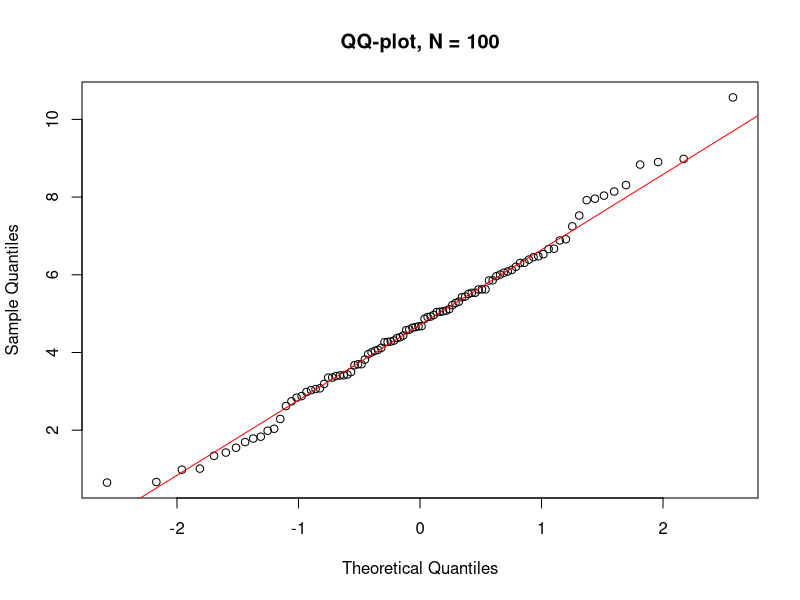
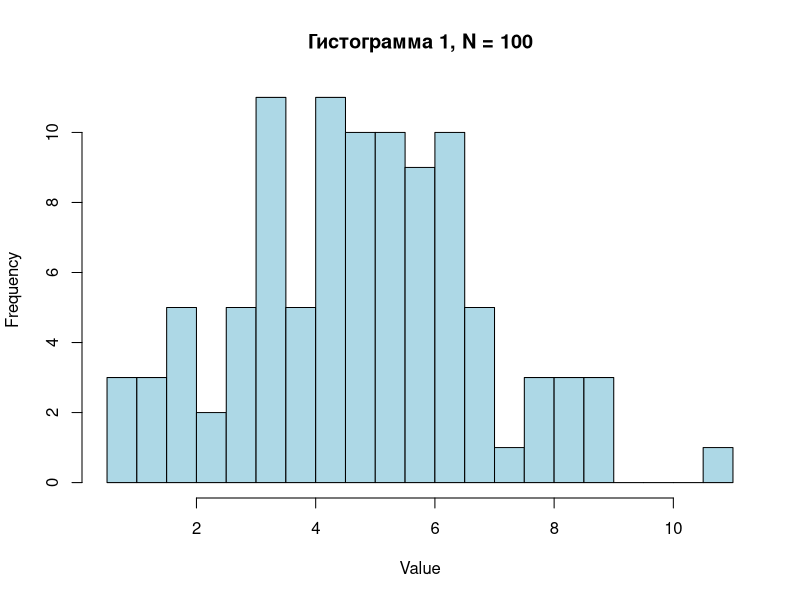
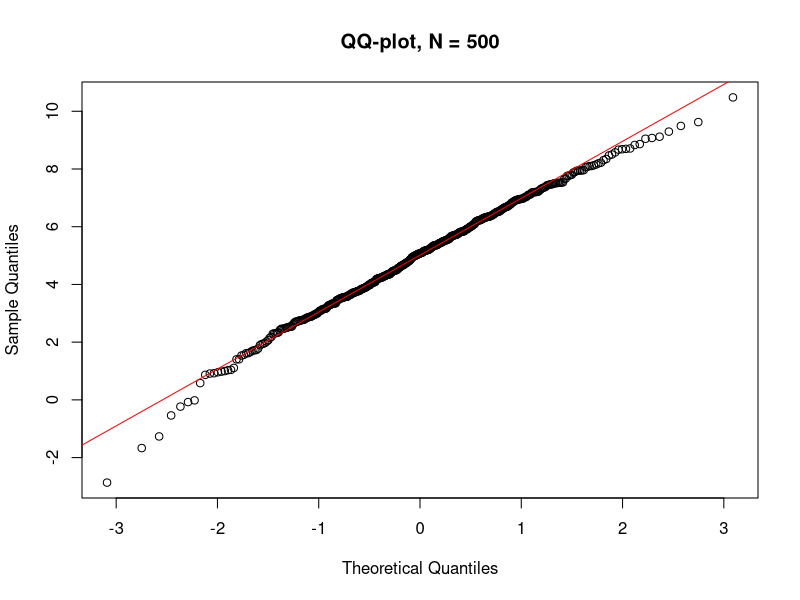
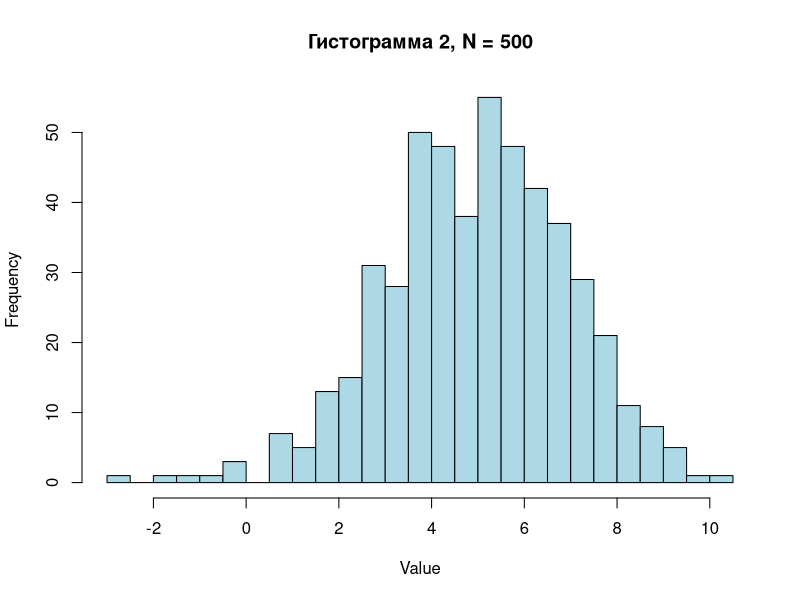
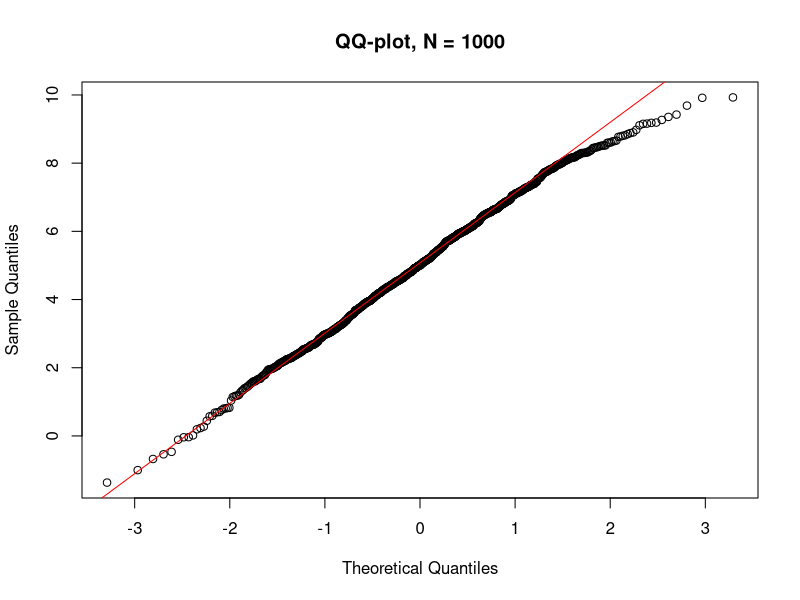
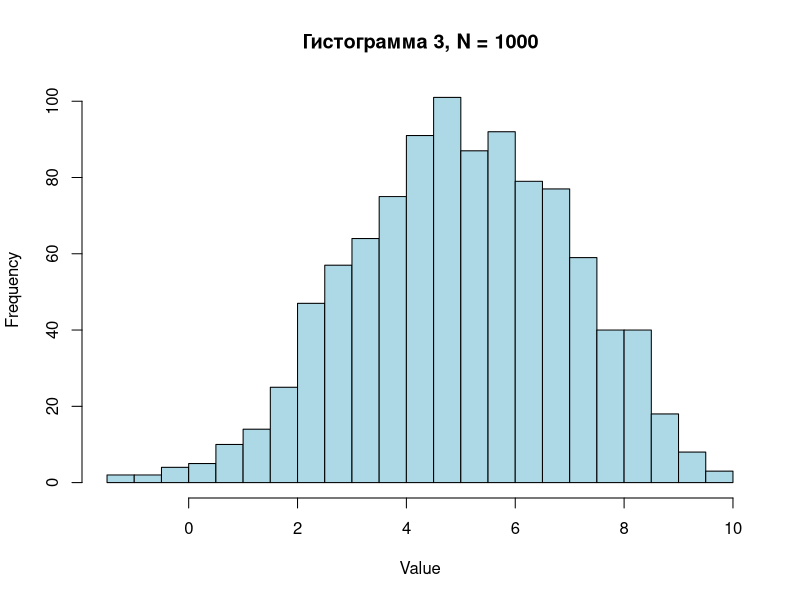
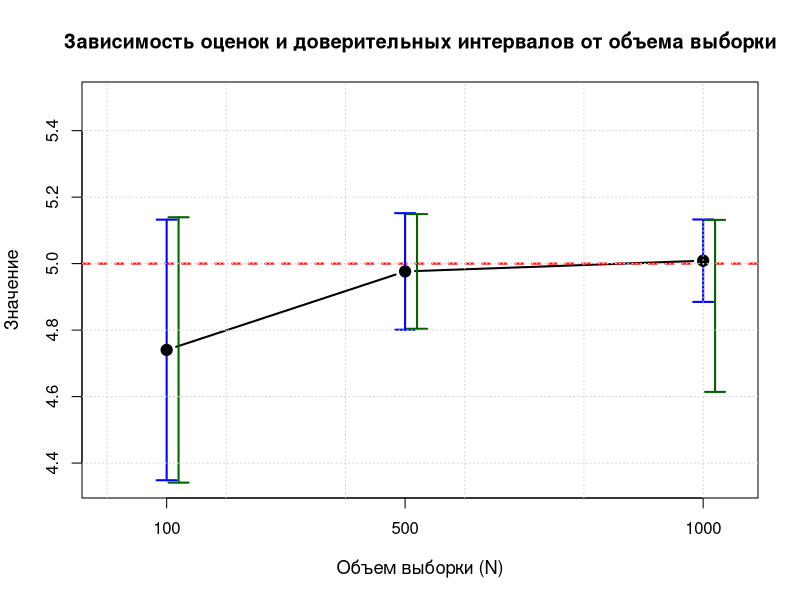

These figures' R source, in order: (Note: this script raises an error after producing the figures.)
#1. Сгенерировать выборки объема N (N = 100, 500, 1000) из нормального распределения с одинаковыми параметрами. Параметры задать самостоятельно
rm(list = ls())
N1 <- 100;
N2 <- 500;
N3 <- 1000;
a <- 5  # Математическое ожидание
sigma <- 2  # Стандартное отклонение
sample_1 <- rnorm(N1, mean = a, sd = sigma)
sample_2 <- rnorm(N2, mean = a, sd = sigma)
sample_3 <- rnorm(N3, mean = a, sd = sigma)
#2. Построить квантильные графики (qqplot) и гистограммы для построенных выборок.
qqnorm(sample_1, main = paste("QQ-plot, N =", N1))
qqline(sample_1, col = "red")
hist(sample_1, breaks = 30, main = paste("Гистограмма 1, N =", N1), xlab = "Value", col = "lightblue")

qqnorm(sample_2, main = paste("QQ-plot, N =", N2))
qqline(sample_2, col = "red")
hist(sample_2, breaks = 30, main = paste("Гистограмма 2, N =", N2), xlab = "Value", col = "lightblue")

qqnorm(sample_3, main = paste("QQ-plot, N =", N3))
qqline(sample_3, col = "red")
hist(sample_3, breaks = 30, main = paste("Гистограмма 3, N =", N3), xlab = "Value", col = "lightblue")

#3. Найти оценки числовых характеристик (выборочные среднее, дисперсию, СКО).
mean_est_1 <- mean(sample_1)
var_est_1 <- var(sample_1)
sd_est_1 <- sd(sample_1)
cat("N =", N1, "\n")
cat("Выборочное среднее:", mean_est_1, "\n")
cat("Выборочная дисперсия:", var_est_1, "\n")
cat("Выборочное СКО:", sd_est_1, "\n\n")

mean_est_2 <- mean(sample_2)
var_est_2 <- var(sample_2)
sd_est_2 <- sd(sample_2)
cat("N =", N2, "\n")
cat("Выборочное среднее:", mean_est_2, "\n")
cat("Выборочная дисперсия:", var_est_2, "\n")
cat("Выборочное СКО:", sd_est_2, "\n\n")

mean_est_3 <- mean(sample_3)
var_est_3 <- var(sample_3)
sd_est_3 <- sd(sample_3)
cat("N =", N3, "\n")
cat("Выборочное среднее:", mean_est_3, "\n")
cat("Выборочная дисперсия:", var_est_3, "\n")
cat("Выборочное СКО:", sd_est_3, "\n\n")

#4. Построить доверительные интервалы для математического ожидания при известном значении дисперсии на уровне значимости α = 0,05.
alpha <- 0.05
z_critical <- qnorm(1 - alpha/2)
#N = 100
sample_1_mean <- mean(sample_1)

se_known <- sigma / sqrt(N1)
# Границы доверительного интервала
lower_1 <- sample_1_mean - z_critical * se_known
upper_1 <- sample_1_mean + z_critical * se_known
  
ci_known1_lower <- lower_1
ci_known1_upper <- upper_1
  
cat(paste("Выборка объема N =", N1, ":\n"))
cat(paste("  Точечная оценка (выборочное среднее):", round(sample_1_mean, 4), "\n"))
cat(paste("  Доверительный интервал: [", round(lower_1, 4), ";", round(upper_1, 4), "]\n"))
  
if (lower_1 <= a && a <= upper_1) {
  cat("  Результат: Истинное значение a =", a, "попадает в интервал\n\n")
}else {
  cat("  Результат: Истинное значение a =", a, "НЕ попадает в интервал\n\n")}
# N = 500
sample_2_mean <- mean(sample_2)

se_known <- sigma / sqrt(N2)
# Границы доверительного интервала
lower_2 <- sample_2_mean - z_critical * se_known
upper_2 <- sample_2_mean + z_critical * se_known

ci_known2_lower <- lower_2
ci_known2_upper <- upper_2

cat(paste("Выборка объема N =", N2, ":\n"))
cat(paste("  Точечная оценка (выборочное среднее):", round(sample_2_mean, 4), "\n"))
cat(paste("  Доверительный интервал: [", round(lower_2, 4), ";", round(upper_2, 4), "]\n"))

if (lower_2 <= a && a <= upper_2) {
  cat("  Результат: Истинное значение a =", a, "попадает в интервал\n\n")
}else {
  cat("  Результат: Истинное значение a =", a, "НЕ попадает в интервал\n\n")}
# N = 1000
sample_3_mean <- mean(sample_3)

se_known <- sigma / sqrt(N3)
# Границы доверительного интервала
lower_3 <- sample_3_mean - z_critical * se_known
upper_3 <- sample_3_mean + z_critical * se_known

cat(paste("Выборка объема N =", N3, ":\n"))
cat(paste("  Точечная оценка (выборочное среднее):", round(sample_3_mean, 4), "\n"))
cat(paste("  Доверительный интервал: [", round(lower_3, 4), ";", round(upper_3, 4), "]\n"))

if (lower_3 <= a && a <= upper_3) {
  cat("  Результат: Истинное значение a =", a, "попадает в интервал\n\n")
}else {
  cat("  Результат: Истинное значение a =", a, "НЕ попадает в интервал\n\n")}

#Построить доверительные интервалы для математического ожидания при неизвестном значении дисперсии (оцененном по выборке) на уровне значимости α = 0,05.
#N = 100
# Квантиль распределения Стьюдента с (N-1) степенями свободы
t_crit <- qt(1 - alpha/2, df = N1 - 1)

se_unknown_1 <- sd_est_1 / sqrt(N1)

unknown_lower_1 <- mean_est_1 - t_crit * se_unknown_1
unknown_upper_1 <- mean_est_1 + t_crit * se_unknown_1

cat(paste("  Квантиль Стьюдента t_{", N1-1, ", 1-α/2} =", round(t_crit, 4), "\n"))
cat(paste("  Доверительный интервал: [", round(unknown_lower_1, 4), ";", round(unknown_upper_1, 4), "]\n"))

if (unknown_lower_1 <= a && a <= unknown_upper_1) {
  cat("  Результат: Истинное значение a =", a, "попадает в интервал\n\n")
} else {
  cat("  Результат: Истинное значение a =", a, "НЕ попадает в интервал\n\n")
}

#N = 500
# Квантиль распределения Стьюдента с (N-1) степенями свободы
t_crit <- qt(1 - alpha/2, df = N2 - 1)

se_unknown_2 <- sd_est_2 / sqrt(N2)

unknown_lower_2 <- mean_est_2 - t_crit * se_unknown_2
unknown_upper_2 <- mean_est_2 + t_crit * se_unknown_2

cat(paste("  Квантиль Стьюдента t_{", N2-1, ", 1-α/2} =", round(t_crit, 4), "\n"))
cat(paste("  Доверительный интервал: [", round(unknown_lower_2, 4), ";", round(unknown_upper_2, 4), "]\n"))

if (unknown_lower_2 <= a && a <= unknown_upper_2) {
  cat("  Результат: Истинное значение a =", a, "попадает в интервал\n\n")
} else {
  cat("  Результат: Истинное значение a =", a, "НЕ попадает в интервал\n\n")
}

#N = 1000
# Квантиль распределения Стьюдента с (N-1) степенями свободы
t_crit <- qt(1 - alpha/2, df = N3 - 1)

se_unknown_3 <- sd_est_3 / sqrt(N3)

unknown_lower_3 <- mean_est_3 - t_crit * se_unknown_1
unknown_upper_3 <- mean_est_3 + t_crit * se_unknown_3

cat(paste("  Квантиль Стьюдента t_{", N3-1, ", 1-α/2} =", round(t_crit, 4), "\n"))
cat(paste("  Доверительный интервал: [", round(unknown_lower_3, 4), ";", round(unknown_upper_3, 4), "]\n"))

if (unknown_lower_3 <= a && a <= unknown_upper_3) {
  cat("  Результат: Истинное значение a =", a, "попадает в интервал\n\n")
} else {
  cat("  Результат: Истинное значение a =", a, "НЕ попадает в интервал\n\n")
}
#Построить график зависимости точечных оценок математического ожидания, а также левых и правых границ доверительных интервалов от объема выборки (на одном рисунке).
N <- c(N1, N2, N3)
mean_vector <- c(mean_est_1, mean_est_2, mean_est_3)

known_lower <- c(lower_1, lower_2, lower_3)
known_upper <- c(upper_1, upper_2, upper_3)

unknown_lower <- c(unknown_lower_1, unknown_lower_2, unknown_lower_3)
unknown_upper <- c(unknown_upper_1, unknown_upper_2, unknown_upper_3)

y_min <- min(known_lower, unknown_lower, mean_vector, a - 0.5)
y_max <- max(known_upper, unknown_upper, mean_vector, a + 0.5)
plot(N, mean_vector, 
     type = "b",          
     pch = 19,             
     col = "black", 
     lwd = 2,
     xlab = "Объем выборки (N)", 
     ylab = "Значение",
     main = "Зависимость оценок и доверительных интервалов от объема выборки",
     ylim = c(y_min, y_max),
     xlim = c(0, max(N) + 50),
     xaxt = "n",
     cex.main = 1.2,
     cex.lab = 1.1,
     cex.axis = 1)
axis(1, at = N, labels = N)

# Добавляем горизонтальную линию для истинного значения
abline(h = a, col = "red", lwd = 2, lty = 2)

# Добавляем доверительные интервалы для известной дисперсии
arrows(x0 = N, y0 = known_lower, 
       x1 = N, y1 = known_upper,
       angle = 90, code = 3, length = 0.1, col = "blue", lwd = 2)
arrows(x0 = N + 20, y0 = unknown_lower, 
       x1 = N + 20, y1 = unknown_upper,
       angle = 90, code = 3, length = 0.1, col = "darkgreen", lwd = 2)
points(N, mean_vector, pch = 19, col = "black", cex = 1.5)
grid()

windows()

width_known <- known_upper - known_lower
width_unknown <- unknown_upper - unknown_lower

#график ширины интервалов
plot(N, width_known, 
     type = "b", 
     pch = 19, 
     col = "blue", 
     lwd = 2,
     xlab = "Объем выборки (N)", 
     ylab = "Ширина доверительного интервала",
     main = "Зависимость ширины доверительных интервалов от объема выборки",
     ylim = c(0, max(width_known, width_unknown) * 1.1),
     xaxt = "n",
     cex.main = 1.2,
     cex.lab = 1.1)
axis(1, at = N, labels = N)

lines(N, width_unknown, type = "b", pch = 19, col = "darkgreen", lwd = 2)
